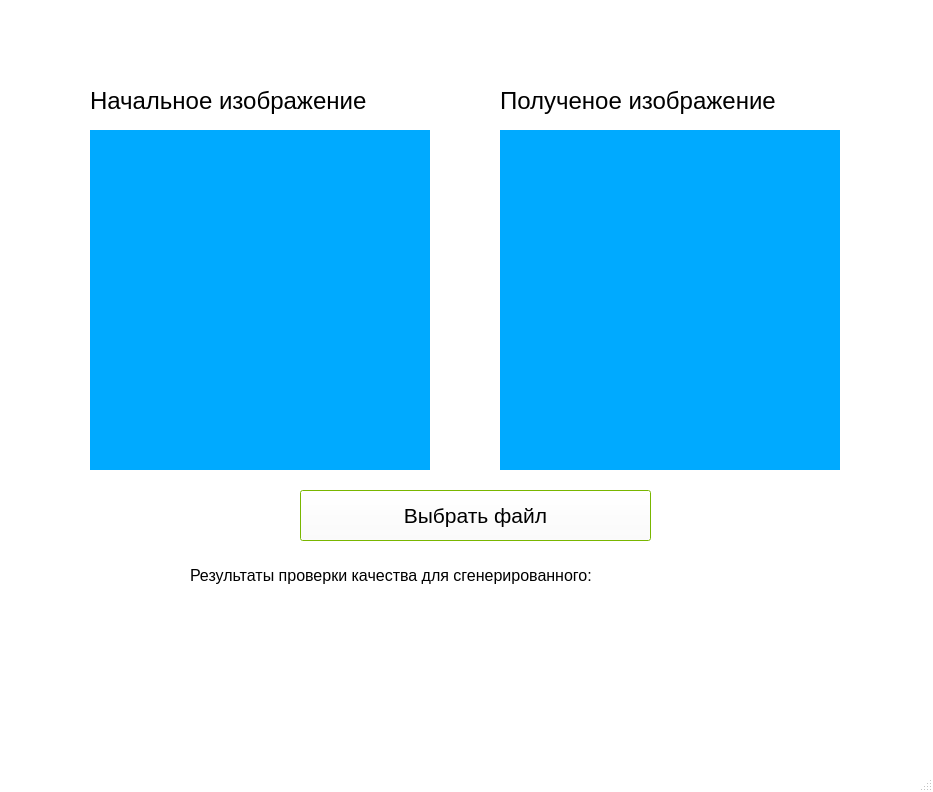
<?xml version="1.0" encoding="UTF-8"?>
<ui version="4.0">
 <class>MainWindow</class>
 <widget class="QMainWindow" name="MainWindow">
  <property name="geometry">
   <rect>
    <x>0</x>
    <y>0</y>
    <width>933</width>
    <height>792</height>
   </rect>
  </property>
  <property name="palette">
   <palette>
    <active>
     <colorrole role="Base">
      <brush brushstyle="SolidPattern">
       <color alpha="255">
        <red>255</red>
        <green>255</green>
        <blue>255</blue>
       </color>
      </brush>
     </colorrole>
     <colorrole role="Window">
      <brush brushstyle="SolidPattern">
       <color alpha="255">
        <red>255</red>
        <green>255</green>
        <blue>255</blue>
       </color>
      </brush>
     </colorrole>
    </active>
    <inactive>
     <colorrole role="Base">
      <brush brushstyle="SolidPattern">
       <color alpha="255">
        <red>255</red>
        <green>255</green>
        <blue>255</blue>
       </color>
      </brush>
     </colorrole>
     <colorrole role="Window">
      <brush brushstyle="SolidPattern">
       <color alpha="255">
        <red>255</red>
        <green>255</green>
        <blue>255</blue>
       </color>
      </brush>
     </colorrole>
    </inactive>
    <disabled>
     <colorrole role="Base">
      <brush brushstyle="SolidPattern">
       <color alpha="255">
        <red>255</red>
        <green>255</green>
        <blue>255</blue>
       </color>
      </brush>
     </colorrole>
     <colorrole role="Window">
      <brush brushstyle="SolidPattern">
       <color alpha="255">
        <red>255</red>
        <green>255</green>
        <blue>255</blue>
       </color>
      </brush>
     </colorrole>
    </disabled>
   </palette>
  </property>
  <property name="windowTitle">
   <string>Селиверстов ИА ИУ7-85</string>
  </property>
  <widget class="QWidget" name="centralwidget">
   <widget class="QLabel" name="label_2">
    <property name="geometry">
     <rect>
      <x>500</x>
      <y>130</y>
      <width>340</width>
      <height>340</height>
     </rect>
    </property>
    <property name="palette">
     <palette>
      <active>
       <colorrole role="WindowText">
        <brush brushstyle="SolidPattern">
         <color alpha="255">
          <red>250</red>
          <green>255</green>
          <blue>197</blue>
         </color>
        </brush>
       </colorrole>
       <colorrole role="Button">
        <brush brushstyle="SolidPattern">
         <color alpha="255">
          <red>158</red>
          <green>255</green>
          <blue>191</blue>
         </color>
        </brush>
       </colorrole>
       <colorrole role="Base">
        <brush brushstyle="SolidPattern">
         <color alpha="255">
          <red>255</red>
          <green>255</green>
          <blue>255</blue>
         </color>
        </brush>
       </colorrole>
       <colorrole role="Window">
        <brush brushstyle="SolidPattern">
         <color alpha="255">
          <red>0</red>
          <green>170</green>
          <blue>255</blue>
         </color>
        </brush>
       </colorrole>
      </active>
      <inactive>
       <colorrole role="WindowText">
        <brush brushstyle="SolidPattern">
         <color alpha="255">
          <red>250</red>
          <green>255</green>
          <blue>197</blue>
         </color>
        </brush>
       </colorrole>
       <colorrole role="Button">
        <brush brushstyle="SolidPattern">
         <color alpha="255">
          <red>158</red>
          <green>255</green>
          <blue>191</blue>
         </color>
        </brush>
       </colorrole>
       <colorrole role="Base">
        <brush brushstyle="SolidPattern">
         <color alpha="255">
          <red>255</red>
          <green>255</green>
          <blue>255</blue>
         </color>
        </brush>
       </colorrole>
       <colorrole role="Window">
        <brush brushstyle="SolidPattern">
         <color alpha="255">
          <red>0</red>
          <green>170</green>
          <blue>255</blue>
         </color>
        </brush>
       </colorrole>
      </inactive>
      <disabled>
       <colorrole role="WindowText">
        <brush brushstyle="SolidPattern">
         <color alpha="255">
          <red>120</red>
          <green>120</green>
          <blue>120</blue>
         </color>
        </brush>
       </colorrole>
       <colorrole role="Button">
        <brush brushstyle="SolidPattern">
         <color alpha="255">
          <red>158</red>
          <green>255</green>
          <blue>191</blue>
         </color>
        </brush>
       </colorrole>
       <colorrole role="Base">
        <brush brushstyle="SolidPattern">
         <color alpha="255">
          <red>0</red>
          <green>170</green>
          <blue>255</blue>
         </color>
        </brush>
       </colorrole>
       <colorrole role="Window">
        <brush brushstyle="SolidPattern">
         <color alpha="255">
          <red>0</red>
          <green>170</green>
          <blue>255</blue>
         </color>
        </brush>
       </colorrole>
      </disabled>
     </palette>
    </property>
    <property name="autoFillBackground">
     <bool>true</bool>
    </property>
    <property name="text">
     <string/>
    </property>
   </widget>
   <widget class="QPushButton" name="pushButton">
    <property name="geometry">
     <rect>
      <x>300</x>
      <y>490</y>
      <width>351</width>
      <height>51</height>
     </rect>
    </property>
    <property name="palette">
     <palette>
      <active>
       <colorrole role="Button">
        <brush brushstyle="SolidPattern">
         <color alpha="255">
          <red>255</red>
          <green>255</green>
          <blue>255</blue>
         </color>
        </brush>
       </colorrole>
       <colorrole role="Base">
        <brush brushstyle="SolidPattern">
         <color alpha="255">
          <red>255</red>
          <green>255</green>
          <blue>255</blue>
         </color>
        </brush>
       </colorrole>
       <colorrole role="Window">
        <brush brushstyle="SolidPattern">
         <color alpha="255">
          <red>170</red>
          <green>255</green>
          <blue>0</blue>
         </color>
        </brush>
       </colorrole>
      </active>
      <inactive>
       <colorrole role="Button">
        <brush brushstyle="SolidPattern">
         <color alpha="255">
          <red>255</red>
          <green>255</green>
          <blue>255</blue>
         </color>
        </brush>
       </colorrole>
       <colorrole role="Base">
        <brush brushstyle="SolidPattern">
         <color alpha="255">
          <red>255</red>
          <green>255</green>
          <blue>255</blue>
         </color>
        </brush>
       </colorrole>
       <colorrole role="Window">
        <brush brushstyle="SolidPattern">
         <color alpha="255">
          <red>170</red>
          <green>255</green>
          <blue>0</blue>
         </color>
        </brush>
       </colorrole>
      </inactive>
      <disabled>
       <colorrole role="Button">
        <brush brushstyle="SolidPattern">
         <color alpha="255">
          <red>255</red>
          <green>255</green>
          <blue>255</blue>
         </color>
        </brush>
       </colorrole>
       <colorrole role="Base">
        <brush brushstyle="SolidPattern">
         <color alpha="255">
          <red>170</red>
          <green>255</green>
          <blue>0</blue>
         </color>
        </brush>
       </colorrole>
       <colorrole role="Window">
        <brush brushstyle="SolidPattern">
         <color alpha="255">
          <red>170</red>
          <green>255</green>
          <blue>0</blue>
         </color>
        </brush>
       </colorrole>
      </disabled>
     </palette>
    </property>
    <property name="font">
     <font>
      <pointsize>16</pointsize>
     </font>
    </property>
    <property name="text">
     <string>Выбрать файл</string>
    </property>
   </widget>
   <widget class="QLabel" name="label_3">
    <property name="geometry">
     <rect>
      <x>190</x>
      <y>560</y>
      <width>661</width>
      <height>31</height>
     </rect>
    </property>
    <property name="font">
     <font>
      <pointsize>12</pointsize>
     </font>
    </property>
    <property name="text">
     <string>Результаты проверки качества для сгенерированного:</string>
    </property>
   </widget>
   <widget class="QLabel" name="label_4">
    <property name="geometry">
     <rect>
      <x>190</x>
      <y>600</y>
      <width>641</width>
      <height>121</height>
     </rect>
    </property>
    <property name="font">
     <font>
      <pointsize>14</pointsize>
     </font>
    </property>
    <property name="text">
     <string/>
    </property>
   </widget>
   <widget class="QLabel" name="label_6">
    <property name="geometry">
     <rect>
      <x>500</x>
      <y>70</y>
      <width>351</width>
      <height>61</height>
     </rect>
    </property>
    <property name="font">
     <font>
      <pointsize>18</pointsize>
     </font>
    </property>
    <property name="text">
     <string>Полученое изображение</string>
    </property>
   </widget>
   <widget class="QLabel" name="label_7">
    <property name="geometry">
     <rect>
      <x>90</x>
      <y>70</y>
      <width>371</width>
      <height>61</height>
     </rect>
    </property>
    <property name="font">
     <font>
      <pointsize>18</pointsize>
     </font>
    </property>
    <property name="text">
     <string>Начальное изображение</string>
    </property>
   </widget>
   <widget class="QLabel" name="label_8">
    <property name="geometry">
     <rect>
      <x>90</x>
      <y>130</y>
      <width>340</width>
      <height>340</height>
     </rect>
    </property>
    <property name="palette">
     <palette>
      <active>
       <colorrole role="WindowText">
        <brush brushstyle="SolidPattern">
         <color alpha="255">
          <red>250</red>
          <green>255</green>
          <blue>197</blue>
         </color>
        </brush>
       </colorrole>
       <colorrole role="Button">
        <brush brushstyle="SolidPattern">
         <color alpha="255">
          <red>158</red>
          <green>255</green>
          <blue>191</blue>
         </color>
        </brush>
       </colorrole>
       <colorrole role="Base">
        <brush brushstyle="SolidPattern">
         <color alpha="255">
          <red>255</red>
          <green>255</green>
          <blue>255</blue>
         </color>
        </brush>
       </colorrole>
       <colorrole role="Window">
        <brush brushstyle="SolidPattern">
         <color alpha="255">
          <red>0</red>
          <green>170</green>
          <blue>255</blue>
         </color>
        </brush>
       </colorrole>
      </active>
      <inactive>
       <colorrole role="WindowText">
        <brush brushstyle="SolidPattern">
         <color alpha="255">
          <red>250</red>
          <green>255</green>
          <blue>197</blue>
         </color>
        </brush>
       </colorrole>
       <colorrole role="Button">
        <brush brushstyle="SolidPattern">
         <color alpha="255">
          <red>158</red>
          <green>255</green>
          <blue>191</blue>
         </color>
        </brush>
       </colorrole>
       <colorrole role="Base">
        <brush brushstyle="SolidPattern">
         <color alpha="255">
          <red>255</red>
          <green>255</green>
          <blue>255</blue>
         </color>
        </brush>
       </colorrole>
       <colorrole role="Window">
        <brush brushstyle="SolidPattern">
         <color alpha="255">
          <red>0</red>
          <green>170</green>
          <blue>255</blue>
         </color>
        </brush>
       </colorrole>
      </inactive>
      <disabled>
       <colorrole role="WindowText">
        <brush brushstyle="SolidPattern">
         <color alpha="255">
          <red>120</red>
          <green>120</green>
          <blue>120</blue>
         </color>
        </brush>
       </colorrole>
       <colorrole role="Button">
        <brush brushstyle="SolidPattern">
         <color alpha="255">
          <red>158</red>
          <green>255</green>
          <blue>191</blue>
         </color>
        </brush>
       </colorrole>
       <colorrole role="Base">
        <brush brushstyle="SolidPattern">
         <color alpha="255">
          <red>0</red>
          <green>170</green>
          <blue>255</blue>
         </color>
        </brush>
       </colorrole>
       <colorrole role="Window">
        <brush brushstyle="SolidPattern">
         <color alpha="255">
          <red>0</red>
          <green>170</green>
          <blue>255</blue>
         </color>
        </brush>
       </colorrole>
      </disabled>
     </palette>
    </property>
    <property name="autoFillBackground">
     <bool>true</bool>
    </property>
    <property name="text">
     <string/>
    </property>
   </widget>
  </widget>
  <widget class="QMenuBar" name="menubar">
   <property name="geometry">
    <rect>
     <x>0</x>
     <y>0</y>
     <width>933</width>
     <height>26</height>
    </rect>
   </property>
  </widget>
  <widget class="QStatusBar" name="statusbar"/>
 </widget>
 <resources/>
 <connections/>
</ui>
